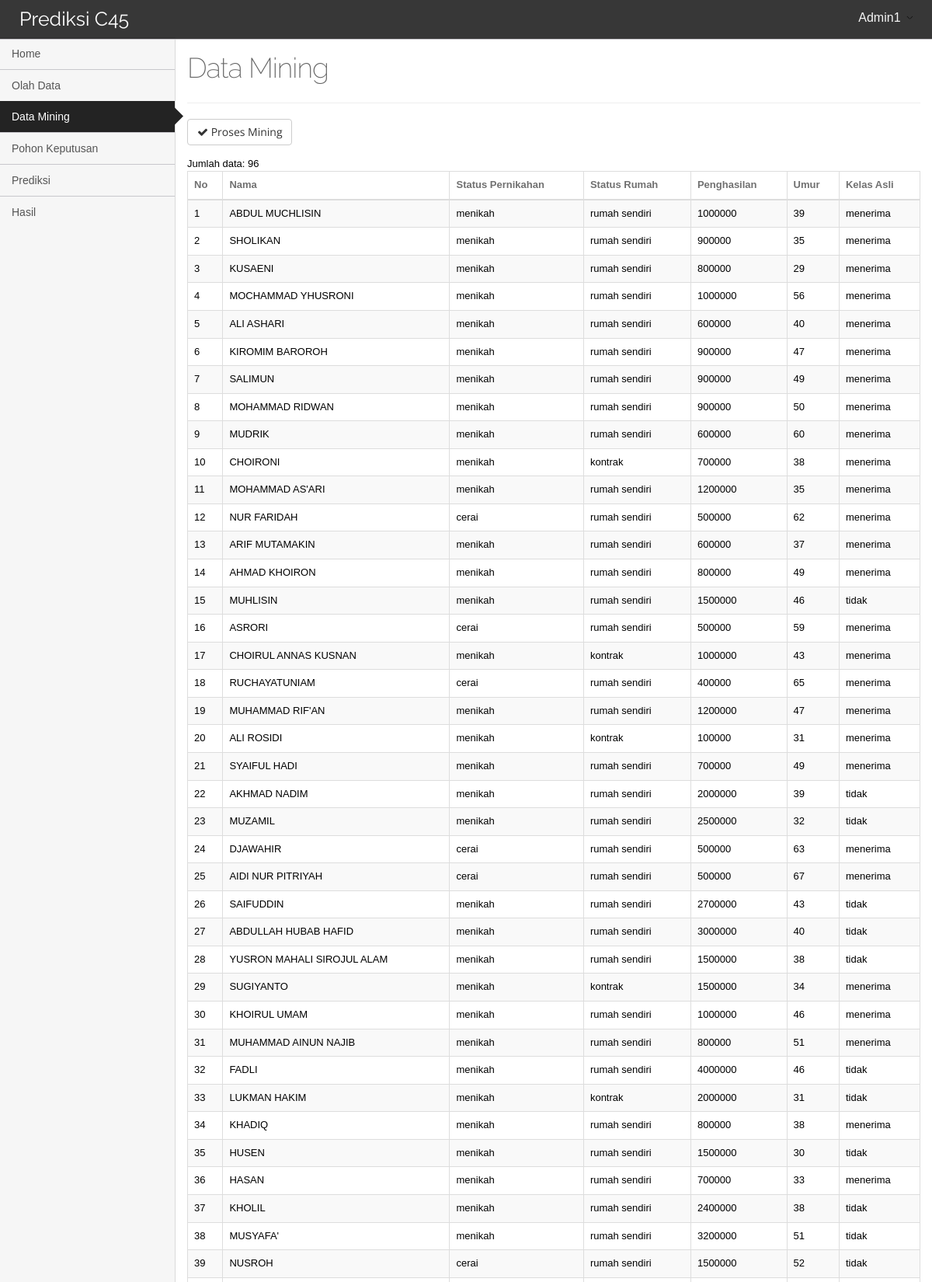
/index.php?menu=data_mining (signed in, upper part), run on the app's committed database.
### tables this page shows
CREATE TABLE `data_latih` (
  `id` int(11) NOT NULL,
  `nama` varchar(200) DEFAULT NULL,
  `status_pernikahan` varchar(100) DEFAULT NULL,
  `status_rumah` varchar(100) DEFAULT NULL,
  `penghasilan` double DEFAULT NULL,
  `umur` int(11) DEFAULT NULL,
  `kelas_asli` varchar(200) DEFAULT NULL
);

### database.php (called while the page is built, shortened)
<?php
class database {
    private $servername;
    private $user_db;
    private $password_db;
    private $database;
    private $koneksi;
    function database() {
        return $this->connect_db();
    }
    function load_conf_db() {
        $path = dirname(__FILE__) . '/koneksi.php';
        if (file_exists($path)) {
            $conf = include $path;
            $this->servername = @$conf['host'];
            $this->database = @$conf['dbname'];
            $this->user_db = @$conf['username'];
            $this->password_db = @$conf['password'];
        }
    }
    public function connect_db() {
        $this->koneksi = mysqli_connect($this->servername, $this->user_db, $this->password_db, $this->database);
        return $this->koneksi;
    }
    function db_query($sql) {
        $conn = $this->koneksi;
        return mysqli_query($conn, $sql);
    }
    function db_fetch_array($result) {
        return mysqli_fetch_array($result);
    }
    function db_num_rows($result) {
        return mysqli_num_rows($result);
    }
}
?>

### koneksi.php (called while the page is built)
<?php
return array(
    'host' => "localhost",
    'username' => "root",
    'password' => "",
    'dbname' => "skripsi",
);

### data_mining.php (the view, shortened to what this page needs)
<?php
include_once "database.php";
include_once 'proses_mining.php';
$db_object = new database();
?>
<div class="content">
    <div class="main-content">
        <div class="container">
            <div class="row">
                <div class="col-sm-12">
                    <div class="page-header">
                        <h1>Data Mining </h1>
                    </div>
                </div>
            </div>
            <?php
            if (!isset($_POST['proses_mining'])) {
                $sql = "SELECT * FROM data_latih";
                $query = $db_object->db_query($sql);
                $jumlah = $db_object->db_num_rows($query);
                ?>
                <div class="row">
                    <div class="col-md-12">
                        <form method="post" enctype="multipart/form-data" action="">
                            <div class="form-group">
                                <button name="proses_mining" type="submit"  class="btn btn-default" onclick="">
                                    <i class="fa fa-check"></i> Proses Mining
                                </button>
                            </div>
                        </form>
                        <?php
                    }
                    if (!isset($_POST['proses_mining'])) {
                        echo "Jumlah data: " . $jumlah . "<br>";
                        if ($jumlah == 0) {
                            echo "Data kosong...";
                        } else {
                            ?>
                            <div class="table-responsive">
                                <table class="table table-striped table-bordered table-hover" id="sample-table-1">
                                    <thead>
                                        <tr>
                                            <th>No</th>
                                            <th>Nama</th>
                                            <th>Status Pernikahan</th>
                                            <th>Status Rumah</th>
                                            <th>Penghasilan</th>
                                            <th>Umur</th>
                                            <th>Kelas Asli</th>
                                        </tr>
                                    </thead>
                                    <tbody>
                                        <?php
                                        $no = 1;
                                        while ($row = $db_object->db_fetch_array($query)) {
                                            echo "<tr>";
                                            echo "<td>" . $no . "</td>";
                                            echo "<td>" . $row['nama'] . "</td>";
                                            echo "<td>" . $row['status_pernikahan'] . "</td>";
                                            echo "<td>" . $row['status_rumah'] . "</td>";
                                            echo "<td>" . $row['penghasilan'] . "</td>";
                                            echo "<td>" . $row['umur'] . "</td>";
                                            echo "<td>" . $row['kelas_asli'] . "</td>";
                                            echo "</tr>";
                                            $no++;
                                        }
                                        ?>
                                    </tbody>
                                </table>
                            </div>
                            <?php
                        }
                    }
                    ?>
                </div>
            </div>
        </div>
    </div>
</div>

### assets/css/main-responsive.css (style rules this page uses)
@media (min-width: 768px) { .main-content { margin-left: 225px; } }
@media (min-width: 768px) { .main-content > .container { min-height: 760px; } }

### assets/css/theme_black_and_white.css (style rules this page uses)
body, .main-container, .footer, .main-navigation, ul.main-navigation-menu > li > ul.sub-menu, .navigation-small ul.main-navigation-menu > li > ul.sub-menu { background-color: #F6F6F6 !important; }
.main-content .container { border-left: 1px solid #D9D9D9; border-bottom: 1px solid #D9D9D9; }

### assets/css/print.css (style rules this page uses)
.page-header { display: none; }
.main-content .container { min-height: auto !important; border: none !important; }

### data on the page
data_latih: nama "ABDUL MUCHLISIN", status_pernikahan "menikah", status_rumah "rumah sendiri", penghasilan "1000000", umur "39", kelas_asli "menerima"
data_latih: nama "SHOLIKAN", status_pernikahan "menikah", status_rumah "rumah sendiri", penghasilan "900000", umur "35", kelas_asli "menerima"
data_latih: nama "KUSAENI", status_pernikahan "menikah", status_rumah "rumah sendiri", penghasilan "800000", umur "29", kelas_asli "menerima"
data_latih: nama "MOCHAMMAD YHUSRONI", status_pernikahan "menikah", status_rumah "rumah sendiri", penghasilan "1000000", umur "56", kelas_asli "menerima"
data_latih: nama "ALI ASHARI", status_pernikahan "menikah", status_rumah "rumah sendiri", penghasilan "600000", umur "40", kelas_asli "menerima"
data_latih: nama "KIROMIM BAROROH", status_pernikahan "menikah", status_rumah "rumah sendiri", penghasilan "900000", umur "47", kelas_asli "menerima"
data_latih: nama "SALIMUN", status_pernikahan "menikah", status_rumah "rumah sendiri", penghasilan "900000", umur "49", kelas_asli "menerima"
data_latih: nama "MOHAMMAD RIDWAN", status_pernikahan "menikah", status_rumah "rumah sendiri", penghasilan "900000", umur "50", kelas_asli "menerima"
data_latih: nama "MUDRIK", status_pernikahan "menikah", status_rumah "rumah sendiri", penghasilan "600000", umur "60", kelas_asli "menerima"
data_latih: nama "CHOIRONI", status_pernikahan "menikah", status_rumah "kontrak", penghasilan "700000", umur "38", kelas_asli "menerima"
data_latih: nama "MOHAMMAD AS'ARI", status_pernikahan "menikah", status_rumah "rumah sendiri", penghasilan "1200000", umur "35", kelas_asli "menerima"
data_latih: nama "NUR FARIDAH", status_pernikahan "cerai", status_rumah "rumah sendiri", penghasilan "500000", umur "62", kelas_asli "menerima"
data_latih: nama "ARIF MUTAMAKIN", status_pernikahan "menikah", status_rumah "rumah sendiri", penghasilan "600000", umur "37", kelas_asli "menerima"
data_latih: nama "AHMAD KHOIRON", status_pernikahan "menikah", status_rumah "rumah sendiri", penghasilan "800000", umur "49", kelas_asli "menerima"
data_latih: nama "MUHLISIN", status_pernikahan "menikah", status_rumah "rumah sendiri", penghasilan "1500000", umur "46", kelas_asli "tidak"
data_latih: nama "ASRORI", status_pernikahan "cerai", status_rumah "rumah sendiri", penghasilan "500000", umur "59", kelas_asli "menerima"
data_latih: nama "CHOIRUL ANNAS KUSNAN", status_pernikahan "menikah", status_rumah "kontrak", penghasilan "1000000", umur "43", kelas_asli "menerima"
data_latih: nama "RUCHAYATUNIAM", status_pernikahan "cerai", status_rumah "rumah sendiri", penghasilan "400000", umur "65", kelas_asli "menerima"
data_latih: nama "MUHAMMAD RIF'AN", status_pernikahan "menikah", status_rumah "rumah sendiri", penghasilan "1200000", umur "47", kelas_asli "menerima"
data_latih: nama "ALI ROSIDI", status_pernikahan "menikah", status_rumah "kontrak", penghasilan "100000", umur "31", kelas_asli "menerima"
data_latih: nama "SYAIFUL HADI", status_pernikahan "menikah", status_rumah "rumah sendiri", penghasilan "700000", umur "49", kelas_asli "menerima"
data_latih: nama "AKHMAD NADIM", status_pernikahan "menikah", status_rumah "rumah sendiri", penghasilan "2000000", umur "39", kelas_asli "tidak"
data_latih: nama "MUZAMIL", status_pernikahan "menikah", status_rumah "rumah sendiri", penghasilan "2500000", umur "32", kelas_asli "tidak"
data_latih: nama "DJAWAHIR", status_pernikahan "cerai", status_rumah "rumah sendiri", penghasilan "500000", umur "63", kelas_asli "menerima"
data_latih: nama "AIDI NUR PITRIYAH", status_pernikahan "cerai", status_rumah "rumah sendiri", penghasilan "500000", umur "67", kelas_asli "menerima"
data_latih: nama "SAIFUDDIN", status_pernikahan "menikah", status_rumah "rumah sendiri", penghasilan "2700000", umur "43", kelas_asli "tidak"
data_latih: nama "ABDULLAH HUBAB HAFID", status_pernikahan "menikah", status_rumah "rumah sendiri", penghasilan "3000000", umur "40", kelas_asli "tidak"
data_latih: nama "YUSRON MAHALI SIROJUL ALAM", status_pernikahan "menikah", status_rumah "rumah sendiri", penghasilan "1500000", umur "38", kelas_asli "tidak"
data_latih: nama "SUGIYANTO", status_pernikahan "menikah", status_rumah "kontrak", penghasilan "1500000", umur "34", kelas_asli "menerima"
data_latih: nama "KHOIRUL UMAM", status_pernikahan "menikah", status_rumah "rumah sendiri", penghasilan "1000000", umur "46", kelas_asli "menerima"
data_latih: nama "MUHAMMAD AINUN NAJIB", status_pernikahan "menikah", status_rumah "rumah sendiri", penghasilan "800000", umur "51", kelas_asli "menerima"
data_latih: nama "FADLI", status_pernikahan "menikah", status_rumah "rumah sendiri", penghasilan "4000000", umur "46", kelas_asli "tidak"
data_latih: nama "LUKMAN HAKIM", status_pernikahan "menikah", status_rumah "kontrak", penghasilan "2000000", umur "31", kelas_asli "tidak"
data_latih: nama "KHADIQ", status_pernikahan "menikah", status_rumah "rumah sendiri", penghasilan "800000", umur "38", kelas_asli "menerima"
data_latih: nama "HUSEN", status_pernikahan "menikah", status_rumah "rumah sendiri", penghasilan "1500000", umur "30", kelas_asli "tidak"
data_latih: nama "HASAN", status_pernikahan "menikah", status_rumah "rumah sendiri", penghasilan "700000", umur "33", kelas_asli "menerima"
data_latih: nama "KHOLIL", status_pernikahan "menikah", status_rumah "rumah sendiri", penghasilan "2400000", umur "38", kelas_asli "tidak"
data_latih: nama "MUSYAFA'", status_pernikahan "menikah", status_rumah "rumah sendiri", penghasilan "3200000", umur "51", kelas_asli "tidak"
data_latih: nama "NUSROH", status_pernikahan "cerai", status_rumah "rumah sendiri", penghasilan "1500000", umur "52", kelas_asli "tidak"

### other printed values
$_SESSION['koperasi_c45_nama'] "Admin1"
$jumlah "96"
